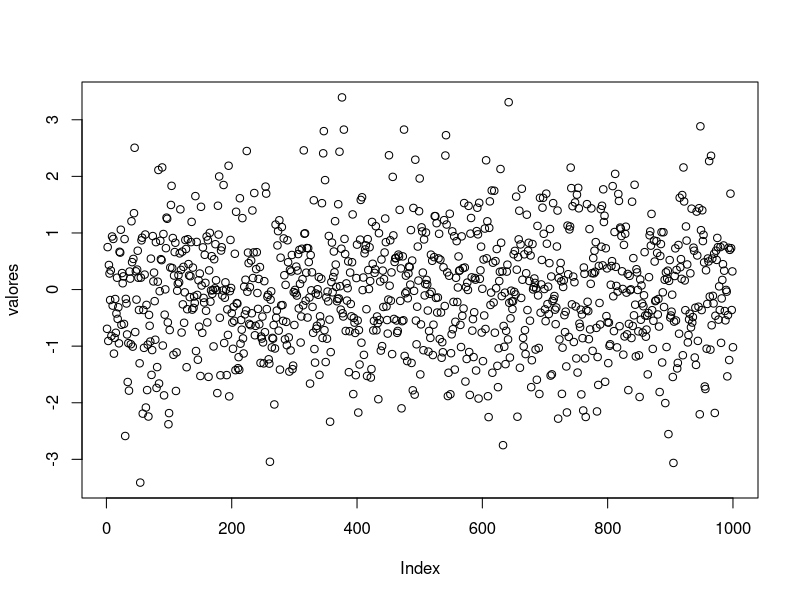
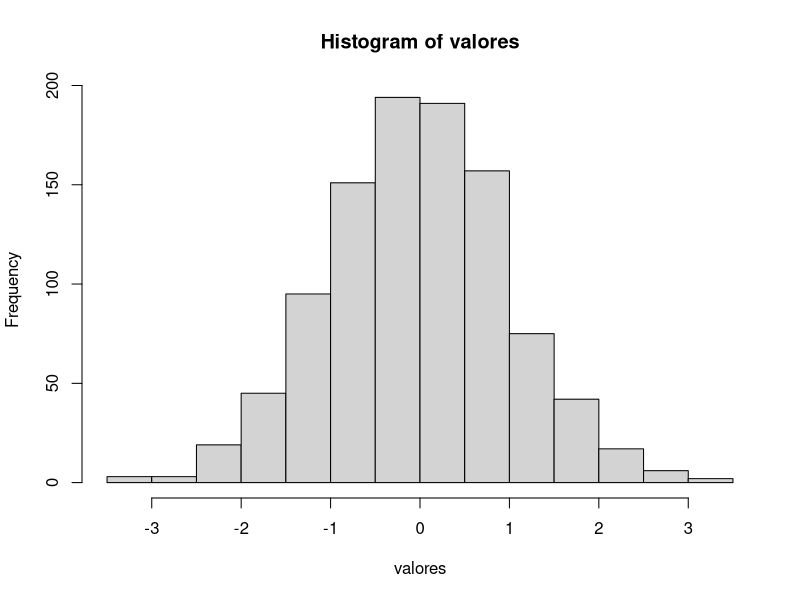
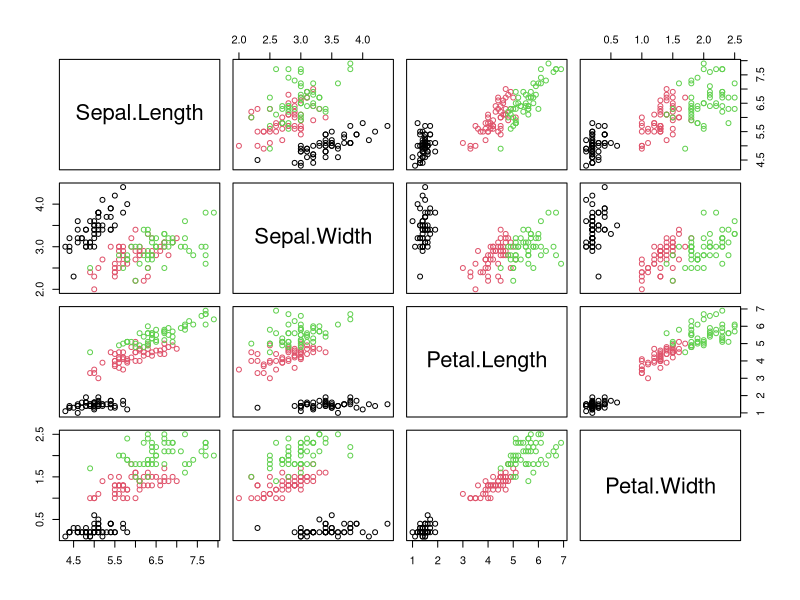

These charts were generated, in order, by the following R code:
## ---- chunk 1
R.version
## ---- chunk 2
getwd()
setwd('~')
getwd()
list.files()
## ---- chunk 3
help(getwd)
?getwd
## ---- chunk 4
#install.packages('rpart')
## ---- chunk 5
pi <- 3.1415
e = 2.7182
i <- ((e ^ 2) + 45)/pi
pi
e
i
## ---- chunk 6
ls()
rm(i)
## ---- chunk 7
a = c('Geraldo', 'Marcelo', 'Luis')
a
## ---- chunk 8
a = c(1,2,3,4,5)
b = c(TRUE, FALSE, T, F)
d = c(1, NA, 3)
a
b
d
## ---- chunk 9
lucros <- c(100, 50, 10, 70)
lucros[2]
lucros[1:4]
## ---- chunk 10
lucros[2] <- 80
lucros[2]
lucros[1:4] <- c(70, 10, 50, 100)
lucros
## ---- chunk 11
prejuizo <- c()
prejuizo
mais_prejuizo <- vector()
mais_prejuizo
## ---- chunk 12
v = c(4, 7, 23.5, 76, 80)
v * 2
sqrt(v)
v1 = c(1, 2, 3, 4, 5, 6)
v2 = c(1, 2, 3, 4, 5, 6)
v1 + v2
v1 - v2
v1 ^ v2
## ---- chunk 13
v1 = c(1, 2, 3, 4, 5, 6)
v2 = c(1, 2, 3)
v1 + v2
v1 - v2
v1 ^ v2
## ---- chunk 14
v1 = c(1, 2, 3, 4, 5, 6)
v2 = c(1, 2, 3, 4)
v1 + v2
v1 - v2
v1 ^ v2
## ---- chunk 15
civil = c('solteiro', 'casado', 'casado', 'solteiro', 'solteiro')
estado = factor(civil)
estado
## ---- chunk 16
civil = factor(c('solteiro', 'solteiro', 'solteiro'), levels=c('casado', 'solteiro'))
civil
## ---- chunk 17
table(civil)
## ---- chunk 18
sexo <- factor(c('f', 'm', 'm', 'm', 'f', 'm', 'f', 'm', 'f', 'f'))
idade <- factor(c('adulto', 'adulto', 'jovem', 'jovem', 'adulto', 'adulto', 'adulto', 'jovem', 'adulto', 'jovem'))
aux = table(sexo, idade)
aux
## ---- chunk 19
prop.table(aux, 1)
prop.table(aux, 2)
## ---- chunk 20
1:10
10:(15 - 1)
10:15 - 1
5:0
## ---- chunk 21
seq(-4, 1, 0.1)
seq(from=1, to=10, length=100)
## ---- chunk 22
rep(5, 10)
rep("yep", 3)
rep(1:3, 5)
rep(1:5, length.out=7)
## ---- chunk 23
rnorm(10)
rnorm(10, mean=0, sd=1)
rt(10, df = 100)
## ---- chunk 24
valores = rnorm(1000) 
plot(valores)
hist(valores)
## ---- chunk 25
frutas = c('banana', 'maca', 'pera', 'uva', 'melancia')
idx = c(1,2,5)
frutas[idx]
## ---- chunk 26
frutas = rnorm(100, mean=0, sd=1)
frutas[frutas > 0]
frutas[frutas < -0.5 | frutas > 0.5]

## ---- chunk 27
idh = c(0.7, 0.8, 0.7, 0.8, 0.9)
names(idh) = c('BR', 'CH', 'EUA', 'FR', 'AL')
idh
## ---- chunk 28
idh[c('BR', 'AL')]
## ---- chunk 29
vendas <- c(45, 23, 66, 77, 33, 44, 56, 12, 78, 23, 78, 90)
vendas
dim(vendas) <- c(3, 4)
vendas
## ---- chunk 30
vendas <- matrix(c(45, 23, 66, 77, 33, 44, 56, 12, 78, 23, 78, 90), nrow=3, ncol=4)
vendas
## ---- chunk 31
rownames(vendas) = c('loja1', 'loja2', 'loja3')
colnames(vendas) = c('elet', 'livro', 'coz', 'info')
vendas
## ---- chunk 32
vendas['loja1',]
vendas[,'livro']
vendas['loja1', 'livro']
## ---- chunk 33
cbind(vendas, farm=c(60, 50, 0))
rbind(vendas, loja4=c(78, 23, 78, 90))
## ---- chunk 34
m1 = matrix(c(5, 4, 6, 3, 10, 7), 2, 3, byrow=T)
m2 = matrix(c(2, 1, 5, 3, 3, 8), 2, 3, byrow=T)
m1
m2
m1 + m2
m1 * m2
m1 ^ m2
## ---- chunk 35
m1 = matrix(c(5, 4, 6, 3, 10, 7), 2, 3, byrow=T)
m2 = t(m2)
m1
m2
m1 %*% m2
## ---- chunk 36
vendas <- c(45, 23, 66, 77, 33, 44, 56, 12, 78, 23, 78, 90)
vendas
dim(vendas) <- c(3, 2, 2)
vendas
## ---- chunk 37
vendas <- array(c(45, 23, 66, 77, 33, 44, 56, 12, 78, 23, 78, 90), dim=c(3, 2, 2))
vendas
## ---- chunk 38
aluno = list(numero = 20023441, nome = "Joao da Silva", notas = c(10, 9, 7, 10))
aluno
aluno[[1]]
aluno$numero
names(aluno)
## ---- chunk 39
aluno$pais = 'Br'
aluno
## ---- chunk 40
joao = list(numero = 20023441, nome = 'Joao da Silva', notas = c(10, 9, 7, 10), pais='Br')
ana = list(numero = 20023356, nome = 'Ana da Silva', notas = c(10, 10, 8, 9), pais='Br')
maria = list(numero = 20032459, nome = 'Maria Joana', notas = c(9, 10, 8, 7), pais='Br')
alunos = list(joao, ana, maria)
alunos
## ---- chunk 41
notas = data.frame(numero = c(20023441, 20023356, 20032459, 20045654, 19054321), curso=c('BCC', 'BCC', 'BCC', 'EComp', 'EComp'), turma = c('Turma A', 'Turma A', 'Turma C', 'Turma B', 'Turma B'), notas = c(8.3, 9.3, 7.2, 8.5, 8.9), mencao=c('MS', 'SS', 'MS', 'MS', 'MS'))
notas
## ---- chunk 42
notas[notas$curso == 'BCC',]
notas[notas$mencao == 'SS',]
notas[notas$curso == 'BCC', 'turma']
## ---- chunk 43
data(iris)
iris
## ---- chunk 44
plot(iris[,1:4], col=iris$Species)
